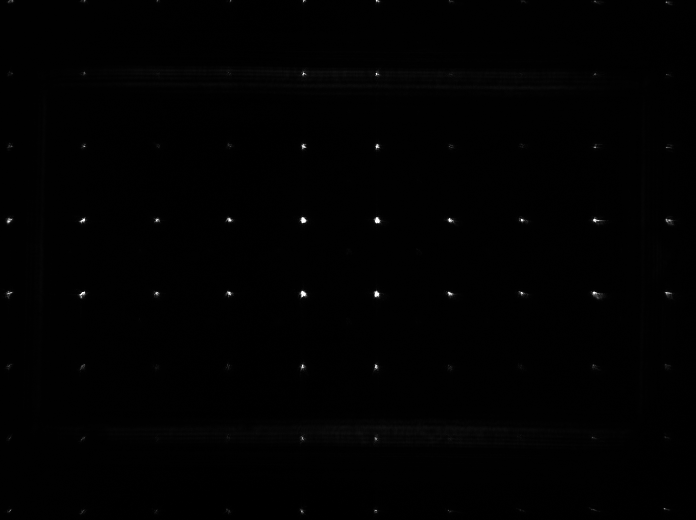
%> input picture undistort_image/reference.png, 1392 x 1040 px (shown at 1/2 size)
$ octave calculate_transform.m   (GNU Octave 9; MATLAB toolbox functions it lacks are replaced by stand-ins)
%> lines starting %> are read from the running program, lines starting %| are printed output that depends on the picture
### critical_functions/image_manipulation/crop.m
function output = crop(input,N,M)
%scale array "input" to size (N,M)

dim = size(input);
diff = [dim(1)-N,dim(2)-M];
offset = floor(diff/2);

output = zeros([N,M,size(input,3)]);

if dim(2)==M && dim(1)==N
    output = input;
else
    if dim(2)<M
        if dim(1)<N
            output(-offset(1)+1:-offset(1)+dim(1),-offset(2)+1:-offset(2)+dim(2),:) = input;
        else
            output(:,-offset(2)+1:-offset(2)+dim(2),:) = input(offset(1)+1:offset(1)+N,:,:);
        end
    else
        if dim(1)<N
            output(-offset(1)+1:-offset(1)+dim(1),:,:) = input(:,offset(2)+1:offset(2)+M,:);
        else
            output = input(offset(1)+1:offset(1)+N,offset(2)+1:offset(2)+M,:);
        end
    end
end

end

### undistort_image/calculate_transform.m

%% kontruiere referenz-raster mit jeweils 1mm zwischen den Punkten
%(bei einem Pixelabstand Dm=Dn=0,008mm)
M=2048;N=2048;
Mslm = 1920;Nslm = 1080;
Dm=0.008;Dn=0.008;
[yy,xx] = ndgrid(-N/2:N/2-1,-M/2:M/2-1); %discrete: k,l,m,n
xx = xx*Dm; yy = yy*Dn;
original = (((xx-1).^2+(yy-1).^2)<(2*Dm)^2) + (((xx+1).^2+(yy-1).^2)<(2*Dm)^2) + (((xx-1).^2+(yy+1).^2)<(2*Dm)^2) + (((xx+1).^2+(yy+1).^2)<(2*Dm)^2);
original = original + ( (((xx-3).^2+(yy-1).^2)<(2*Dm)^2) + (((xx+3).^2+(yy-1).^2)<(2*Dm)^2) + (((xx-3).^2+(yy+1).^2)<(2*Dm)^2) + (((xx+3).^2+(yy+1).^2)<(2*Dm)^2)...
    + (((xx-1).^2+(yy-3).^2)<(2*Dm)^2) + (((xx+1).^2+(yy-3).^2)<(2*Dm)^2) + (((xx-1).^2+(yy+3).^2)<(2*Dm)^2) + (((xx+1).^2+(yy+3).^2)<(2*Dm)^2))*0.5;
original = original + ( (((xx-5).^2+(yy-1).^2)<(2*Dm)^2) + (((xx+5).^2+(yy-1).^2)<(2*Dm)^2) + (((xx-5).^2+(yy+1).^2)<(2*Dm)^2) + (((xx+5).^2+(yy+1).^2)<(2*Dm)^2)...
    + (((xx-1).^2+(yy-5).^2)<(2*Dm)^2) + (((xx+1).^2+(yy-5).^2)<(2*Dm)^2) + (((xx-1).^2+(yy+5).^2)<(2*Dm)^2) + (((xx+1).^2+(yy+5).^2)<(2*Dm)^2))*0.5;
original = crop( original ,Nslm,Mslm);
figure(1);imagesc(original);
%> after `imagesc(original)`:
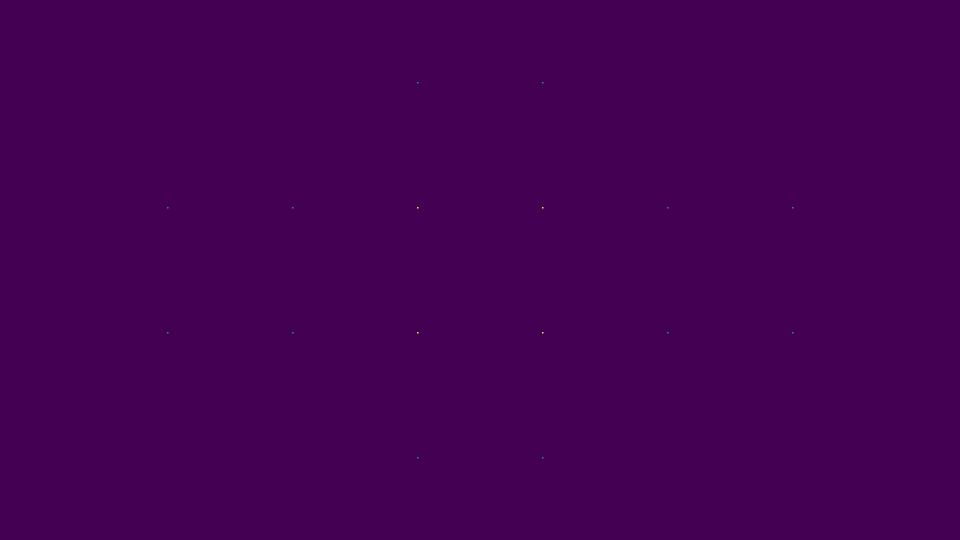
%> displayed picture: size 1080x1920x3, on the screen's scale of 0 to 255 (shown at 1/2 size); mean R, G, B 68, 1, 84

%% lade referenzbild
distorted = imread('reference.png');
%> distorted is the input picture: size 1040x1392 uint8; min 0, max 255, mean 1.2
figure(2);imagesc(distorted);
%> after `imagesc(distorted)`:
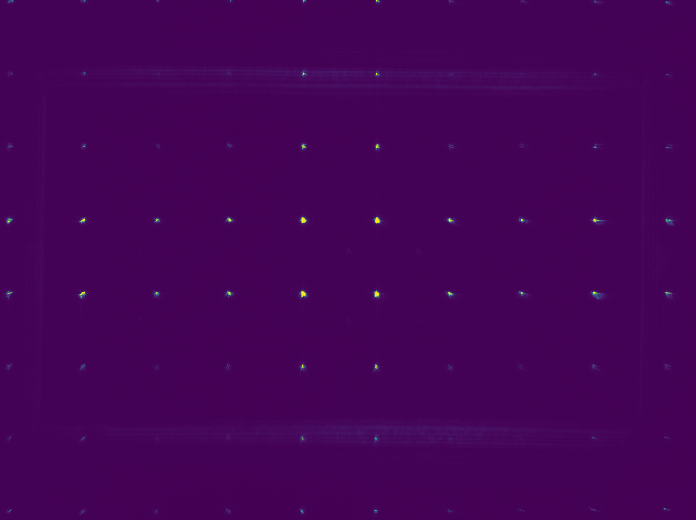
%> displayed picture: size 1040x1392x3, on the screen's scale of 0 to 255 (shown at 1/2 size); mean R, G, B 68.2, 2.5, 85.7

%% undistort
% undistorted = undistort_image(distorted,original); %automatic
%> (the run ends here)

$ run again, with undistort_image/Butterfly_ConstantPhase_fullres_z-100_lambda638_Dm8_Dn8.fp_AmpMod_exposure3000.png copied over undistort_image/reference.png
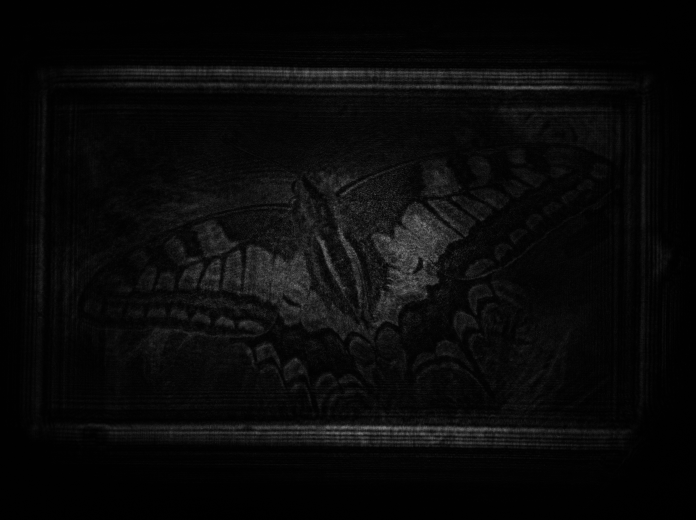
%> input picture undistort_image/Butterfly_ConstantPhase_fullres_z-100_lambda638_Dm8_Dn8.fp_AmpMod_exposure3000.png, 1392 x 1040 px (shown at 1/2 size)
%> distorted is the input picture: size 1040x1392 uint8; min 0, max 142, mean 9.4
%> `imagesc(distorted)`:
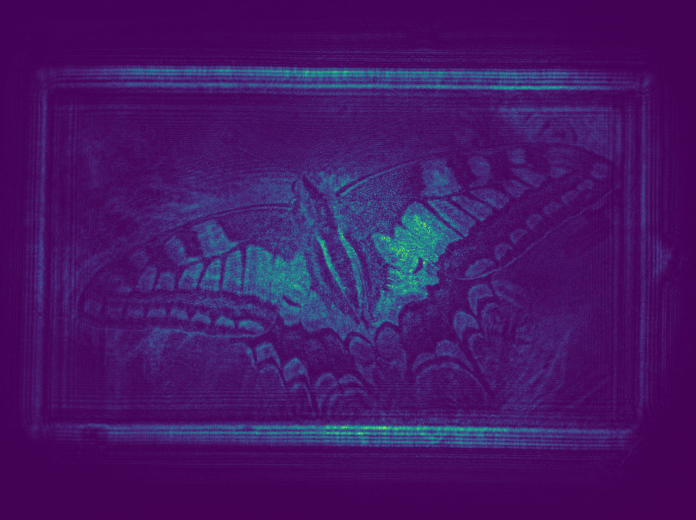
%> displayed picture: size 1040x1392x3, on the screen's scale of 0 to 255 (shown at 1/2 size); mean R, G, B 68.5, 22.8, 101.8
